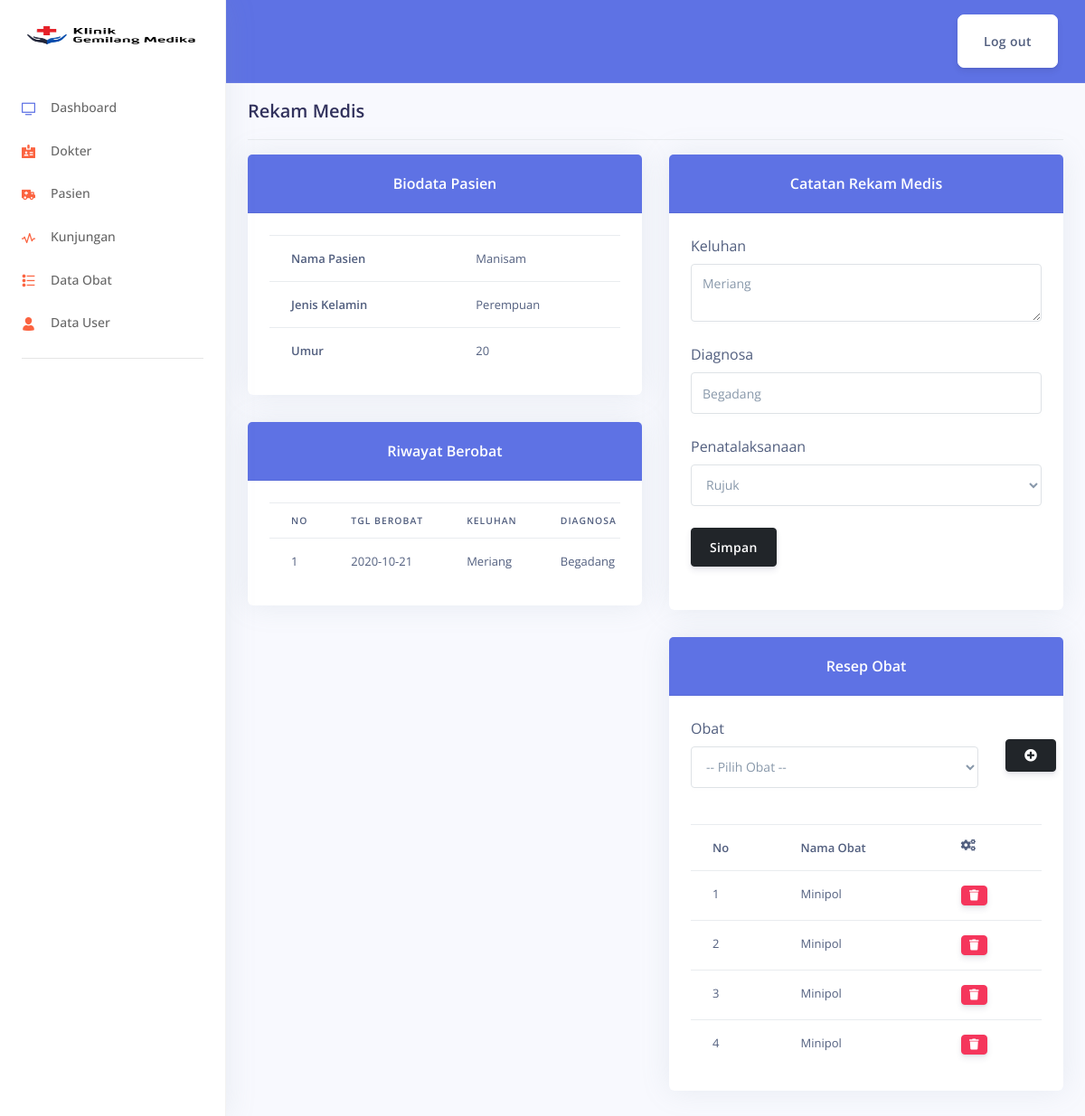
/admin/kunjungan/rekam/3, run on the app's committed database.
### tables this page shows
CREATE TABLE `berobat` (
  `id_berobat` int(11) NOT NULL,
  `id_pasien` int(11) NOT NULL,
  `id_dokter` int(11) NOT NULL,
  `tgl_berobat` date NOT NULL,
  `keluhan` text NOT NULL,
  `diagnosa` varchar(100) NOT NULL,
  `penatalaksaan` enum('Rawat Jalan','Rawat Inap','Rujuk','Lainnya') NOT NULL
);

CREATE TABLE `pasien` (
  `id_pasien` int(11) NOT NULL,
  `nama_pasien` varchar(50) NOT NULL,
  `jk_pasien` enum('L','P') NOT NULL,
  `umur_pasien` int(11) NOT NULL
);

CREATE TABLE `resep_obat` (
  `id_resep` int(11) NOT NULL,
  `id_berobat` int(11) NOT NULL,
  `id_obat` int(11) NOT NULL
);

CREATE TABLE `obat` (
  `id_obat` int(11) NOT NULL,
  `nama_obat` varchar(80) NOT NULL
);

### application/controllers/admin/Kunjungan.php (called while the page is built, shortened)
<?php
class Kunjungan extends CI_Controller {
	public function __construct()
	{
		$this->load->model('Kunjungan_m');
		$this->load->model('Dokter_m');
		$this->load->model('Pasien_m');
		$this->load->model('Obat_m');
		$this->load->library('form_validation');
	}
	public function rekam($id)
	{
		$data['title'] = 'Rekam Medis';
		$data['d'] = $this->Kunjungan_m->get_rekam($id)->row_array();
		$where = ['id_berobat' => $id];
		$data['idBerobat'] = $this->Obat_m->get_where('berobat', $where)->row_array();
		$idPasien = $data['idBerobat']['id_pasien'];
		$data['riwayat'] = $this->Kunjungan_m->get_riwayat($idPasien)->result_array();
		$data['obat'] = $this->Obat_m->get('obat')->result_array();
		$data['resep'] = $this->Kunjungan_m->get_resep($id)->result_array();
		$this->load->view('layout/header', $data);
		$this->load->view('layout/sidebar');
		$this->load->view('admin/kunjungan/rekam_medis', $data);
		$this->load->view('layout/footer');
	}
}

### index.php (called while the page is built, shortened)
<?php
require_once BASEPATH.'core/CodeIgniter.php';

### application/models/Kunjungan_m.php (called while the page is built, shortened)
<?php
class Kunjungan_m extends CI_Model {
	public function get_rekam($id)
	{
		$this->db->join("dokter", "dokter.id_dokter = berobat.id_dokter");
		$this->db->join("pasien", "pasien.id_pasien = berobat.id_pasien");
		$this->db->where('berobat.id_berobat', $id);
		return $this->db->get('berobat');
	}
	public function get_riwayat($idPasien)
	{
		$this->db->join("dokter", "dokter.id_dokter = berobat.id_dokter");
		$this->db->join("pasien", "pasien.id_pasien = berobat.id_pasien");
		$this->db->where('berobat.id_pasien', $idPasien);
		return $this->db->get('berobat');
	}
	public function get_resep($id)
	{
		$this->db->join("obat", "obat.id_obat = resep_obat.id_obat");
		$this->db->join("berobat", "berobat.id_berobat = resep_obat.id_berobat");
		$this->db->where("resep_obat.id_berobat", "$id");
		return $this->db->get('resep_obat');
	}
}

### application/models/Obat_m.php (called while the page is built, shortened)
<?php
class Obat_m extends CI_Model {
	public function get_where($table, $where)
	{
		return $this->db->get_where($table, $where);
	}
}

### application/views/admin/kunjungan/rekam_medis.php (the view, shortened to what this page needs)
<main role="main" class="col-md-20 ml-sm-auto col-lg-15 px-md-4">
  <div class="d-flex justify-content-between flex-wrap flex-md-nowrap align-items-center pt-3 pb-2 mb-3 border-bottom">
    <h1 class="h2"><?= $title; ?></h1>
  </div>
  <div class="row">
    <div class="col-md-6">
      <div class="card">
        <div class="card-header bg-blue text-white font-weight-bold text-center">Biodata Pasien</div>
        <div class="card-body">
          <div class="table-responsive">
            <table class="table">
              <tr>
                <th>Nama Pasien</th>
                <td><?= $d['nama_pasien']; ?></td>
              </tr>
              <tr>
                <th>Jenis Kelamin</th>
                <td><?= $d['jk_pasien'] == 'L' ? 'Laki-Laki' : 'Perempuan'; ?></td>
              </tr>
              <tr>
                <th>Umur</th>
                <td><?= $d['umur_pasien']; ?></td>
              </tr>
            </table>
          </div>
        </div>
      </div>
      <div class="card mt-4">
        <div class="card-header bg-blue text-white font-weight-bold text-center">Riwayat Berobat</div>
        <div class="card-body">
          <div class="table-responsive">
            <table class="table">
              <thead>
                <tr>
                  <th>No</th>
                  <th>Tgl Berobat</th>
                  <th>Keluhan</th>
                  <th>Diagnosa</th>
                </tr>
              </thead>
              <tbody>
                <?php $no = 1; foreach($riwayat as $r) : ?>
                   <tr>
                     <td><?= $no++; ?></td>
                     <td><?= $r['tgl_berobat']; ?></td>
                     <td><?= $r['keluhan']; ?></td>
                     <td><?= $r['diagnosa']; ?></td>
                   </tr>
                <?php endforeach; ?>
              </tbody>
            </table>
          </div>
        </div>
      </div>
    </div>
    <div class="col-md-6">
      <div class="card">
        <div class="card-header bg-blue text-white font-weight-bold text-center">Catatan Rekam Medis</div>
        <div class="card-body">
          <?= form_open('admin/kunjungan/tambahRekam'); ?>
          <div class="form-group">
            <label for="keluhan">Keluhan</label>
            <textarea name="keluhan" required id="keluhan" class="form-control"><?= $d['keluhan']; ?></textarea>
          </div>
          <div class="form-group">
            <label for="diagnosa">Diagnosa</label>
            <input type="text" name="diagnosa" required id="diagnosa" class="form-control" value="<?= $d['diagnosa']; ?>">
          </div>
          <div class="form-group">
            <label for="penata">Penatalaksanaan</label>
            <select name="penata" id="penata" required class="form-control">
              <option value="Rujuk" <?php if($d['penatalaksaan'] == 'Rujuk'){echo "selected";} ?>>Rujuk</option>
            </select>
          </div>
          <div class="form-group">
            <button type="submit" class="btn btn-dark">Simpan</button>
          </div>
          <?= form_close(); ?>
        </div>
      </div>
      <div class="card mt-4">
        <div class="card-header bg-blue text-white font-weight-bold text-center">Resep Obat</div>
        <div class="card-body">
          <?= form_open('admin/kunjungan/tambahResep'); ?>
          <div class="row">
            <div class="col-md-10">
              <div class="form-group">
                <label for="obat">Obat</label>
                <select name="obat" required id="obat" class="form-control">
                  <option value="">-- Pilih Obat --</option>
                </select>
              </div>
            </div>
            <div class="col-md-2">
              <div class="form-group">
                <button type="submit" class="btn btn-dark mt-4"><i class="fas fa-plus-circle"></i></button>
              </div>
            </div>
          <?= form_close(); ?>
          </div>
          <div class="table-responsive">
            <table class="table">
              <tr>
                <th>No</th>
                <th>Nama Obat</th>
                <th><i class="fas fa-cogs"></i></th>
              </tr>
              <?php $no = 1; foreach($resep as $r) : ?>
                 <tr>
                   <td><?= $no++; ?></td>
                   <td><?= $r['nama_obat']; ?></td>
                   <td>
                     <a href="<?= base_url('admin/kunjungan/hapusResep/' . $r['id_resep'] . '/' . $r['id_berobat']); ?>" class="btn btn-danger btn-sm" onclick="return confirm('Yakin ?')"><i class="fas fa-trash"></i></a>
                   </td>
                 </tr>
              <?php endforeach; ?>
            </table>
          </div>
        </div>
      </div>
    </div>
  </div>

### data on the page
berobat: id_pasien.nama_pasien "Manisam", id_pasien.umur_pasien "20", tgl_berobat "2020-10-21", keluhan "Meriang", diagnosa "Begadang", penata "Rujuk"
resep_obat: id_obat.nama_obat "Minipol"
resep_obat: id_obat.nama_obat "Minipol"
resep_obat: id_obat.nama_obat "Minipol"
resep_obat: id_obat.nama_obat "Minipol"

### other printed values
$title "Rekam Medis"
